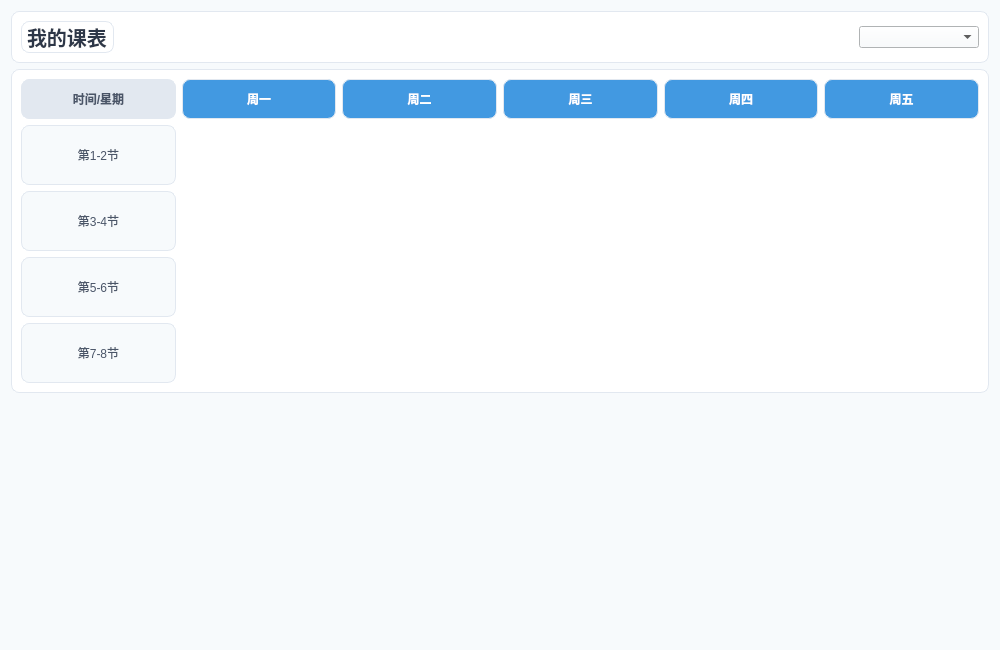
<?xml version="1.0" encoding="UTF-8"?>
<ui version="4.0">
 <class>StudentSchedulePage</class>
 <widget class="QWidget" name="StudentSchedulePage">
  <property name="geometry">
   <rect>
    <x>0</x>
    <y>0</y>
    <width>1000</width>
    <height>650</height>
   </rect>
  </property>
  <property name="styleSheet">
   <string notr="true">QWidget {
    background: #f7fafc;
}
QFrame {
    background: white;
    border-radius: 8px;
    border: 1px solid #e2e8f0;
}
QLabel {
    color: #4a5568;
}
</string>
  </property>
  <layout class="QVBoxLayout" name="verticalLayout">
   <item>
    <widget class="QFrame" name="headerFrame">
     <layout class="QHBoxLayout" name="horizontalLayout">
      <item>
       <widget class="QLabel" name="titleLabel">
        <property name="styleSheet">
         <string notr="true">font-size: 20px; font-weight: bold; color: #2d3748;</string>
        </property>
        <property name="text">
         <string>我的课表</string>
        </property>
       </widget>
      </item>
      <item>
       <spacer name="horizontalSpacer">
        <property name="orientation">
         <enum>Qt::Orientation::Horizontal</enum>
        </property>
        <property name="sizeHint" stdset="0">
         <size>
          <width>40</width>
          <height>20</height>
         </size>
        </property>
       </spacer>
      </item>
      <item>
       <widget class="QComboBox" name="weekCombo">
        <property name="minimumSize">
         <size>
          <width>120</width>
          <height>0</height>
         </size>
        </property>
       </widget>
      </item>
     </layout>
    </widget>
   </item>
   <item>
    <widget class="QFrame" name="scheduleFrame">
     <layout class="QGridLayout" name="gridLayout">
      <item row="0" column="0">
       <widget class="QLabel" name="timeLabel">
        <property name="text">
         <string>时间/星期</string>
        </property>
        <property name="alignment">
         <set>Qt::AlignmentFlag::AlignCenter</set>
        </property>
        <property name="styleSheet">
         <string notr="true">font-weight: bold; padding: 10px; background: #e2e8f0;</string>
        </property>
       </widget>
      </item>
      <item row="0" column="1">
       <widget class="QLabel" name="monLabel">
        <property name="text">
         <string>周一</string>
        </property>
        <property name="alignment">
         <set>Qt::AlignmentFlag::AlignCenter</set>
        </property>
        <property name="styleSheet">
         <string notr="true">font-weight: bold; padding: 10px; background: #4299e1; color: white;</string>
        </property>
       </widget>
      </item>
      <item row="0" column="2">
       <widget class="QLabel" name="tueLabel">
        <property name="text">
         <string>周二</string>
        </property>
        <property name="alignment">
         <set>Qt::AlignmentFlag::AlignCenter</set>
        </property>
        <property name="styleSheet">
         <string notr="true">font-weight: bold; padding: 10px; background: #4299e1; color: white;</string>
        </property>
       </widget>
      </item>
      <item row="0" column="3">
       <widget class="QLabel" name="wedLabel">
        <property name="text">
         <string>周三</string>
        </property>
        <property name="alignment">
         <set>Qt::AlignmentFlag::AlignCenter</set>
        </property>
        <property name="styleSheet">
         <string notr="true">font-weight: bold; padding: 10px; background: #4299e1; color: white;</string>
        </property>
       </widget>
      </item>
      <item row="0" column="4">
       <widget class="QLabel" name="thuLabel">
        <property name="text">
         <string>周四</string>
        </property>
        <property name="alignment">
         <set>Qt::AlignmentFlag::AlignCenter</set>
        </property>
        <property name="styleSheet">
         <string notr="true">font-weight: bold; padding: 10px; background: #4299e1; color: white;</string>
        </property>
       </widget>
      </item>
      <item row="0" column="5">
       <widget class="QLabel" name="friLabel">
        <property name="text">
         <string>周五</string>
        </property>
        <property name="alignment">
         <set>Qt::AlignmentFlag::AlignCenter</set>
        </property>
        <property name="styleSheet">
         <string notr="true">font-weight: bold; padding: 10px; background: #4299e1; color: white;</string>
        </property>
       </widget>
      </item>
      <item row="1" column="0">
       <widget class="QLabel" name="slot1">
        <property name="text">
         <string>第1-2节</string>
        </property>
        <property name="alignment">
         <set>Qt::AlignmentFlag::AlignCenter</set>
        </property>
        <property name="styleSheet">
         <string notr="true">padding: 20px; background: #f7fafc;</string>
        </property>
       </widget>
      </item>
      <item row="2" column="0">
       <widget class="QLabel" name="slot2">
        <property name="text">
         <string>第3-4节</string>
        </property>
        <property name="alignment">
         <set>Qt::AlignmentFlag::AlignCenter</set>
        </property>
        <property name="styleSheet">
         <string notr="true">padding: 20px; background: #f7fafc;</string>
        </property>
       </widget>
      </item>
      <item row="3" column="0">
       <widget class="QLabel" name="slot3">
        <property name="text">
         <string>第5-6节</string>
        </property>
        <property name="alignment">
         <set>Qt::AlignmentFlag::AlignCenter</set>
        </property>
        <property name="styleSheet">
         <string notr="true">padding: 20px; background: #f7fafc;</string>
        </property>
       </widget>
      </item>
      <item row="4" column="0">
       <widget class="QLabel" name="slot4">
        <property name="text">
         <string>第7-8节</string>
        </property>
        <property name="alignment">
         <set>Qt::AlignmentFlag::AlignCenter</set>
        </property>
        <property name="styleSheet">
         <string notr="true">padding: 20px; background: #f7fafc;</string>
        </property>
       </widget>
      </item>
     </layout>
    </widget>
   </item>
   <item>
    <spacer name="verticalSpacer">
     <property name="orientation">
      <enum>Qt::Orientation::Vertical</enum>
     </property>
     <property name="sizeHint" stdset="0">
      <size>
       <width>20</width>
       <height>40</height>
      </size>
     </property>
    </spacer>
   </item>
  </layout>
 </widget>
 <resources/>
 <connections/>
</ui>
